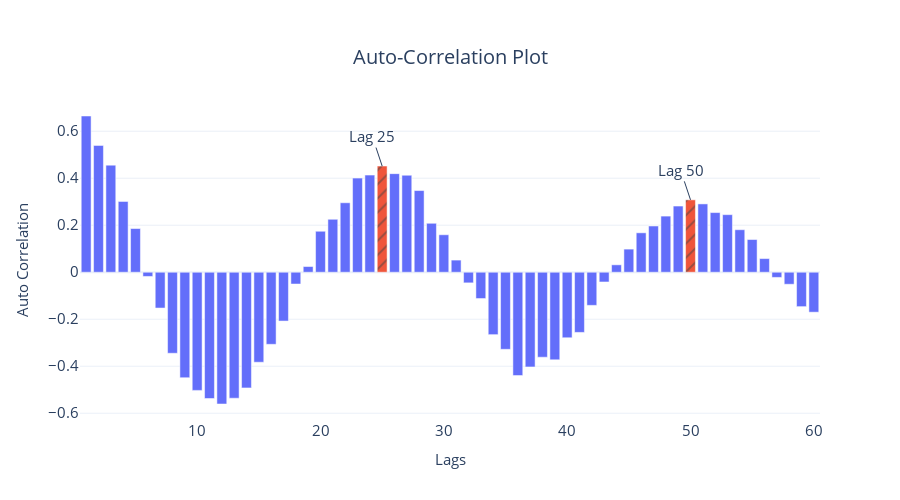

This figure's notebook cell:
### Code cell
fig = px.bar(plot_df, x="x", y="y", pattern_shape="seasonal_lag", color="seasonal_lag", title="Auto-Correlation Plot")
fig.add_annotation(x=25, y=r[24], text="Lag 25")
fig.add_annotation(x=50, y=r[49], text="Lag 50")
fig.update_layout(
            showlegend = False,
            autosize=False,
            width=900,
            height=500,
            title={
            'x':0.5,
            'xanchor': 'center',
            'yanchor': 'top'},
            titlefont={
                "size": 20
            },
            yaxis=dict(
                title_text="Auto Correlation",
                titlefont=dict(size=15),
                tickfont=dict(size=15),
            ),
            xaxis=dict(
                title_text="Lags",
                titlefont=dict(size=15),
                tickfont=dict(size=15),
            )
        )
fig.update_annotations(font_size=15)
fig.write_image("imgs/chapter_6/acf_plot.png")
fig.show()

### Figure 1 — Plotly figure (JSON) as saved in the notebook; plotly's stock layout.template omitted (floating-point values rounded to 4 significant figures)
{"data": [{"alignmentgroup": "True", "hovertemplate": "seasonal_lag=False<br>x=%{x}<br>y=%{y}<extra></extra>", "legendgroup": "False", "marker": {"color": "#636efa", "pattern": {"shape": ""}}, "name": "False", "offsetgroup": "False", "orientation": "v", "showlegend": true, "textposition": "auto", "type": "bar", "x": [1, 2, 3, 4, 5, 6, 7, 8, 9, 10, 11, 12, 13, 14, 15, 16, 17, 18, 19, 20, 21, 22, 23, 24, 26, 27, 28, 29, 30, 31, 32, 33, 34, 35, 36, 37, 38, 39, 40, 41, 42, 43, 44, 45, 46, 47, 48, 49, 51, 52, 53, 54, 55, 56, 57, 58, 59, 60], "xaxis": "x", "y": [0.6649, 0.5397, 0.4558, 0.3011, 0.1859, -0.01787, -0.1524, -0.3448, -0.4489, -0.5028, -0.5374, -0.5607, -0.5361, -0.4921, -0.383, -0.3067, -0.2077, -0.05019, 0.02421, 0.1744, 0.2254, 0.2957, 0.4005, 0.4133, 0.4195, 0.4127, 0.3476, 0.2083, 0.1595, 0.05169, -0.04522, -0.1119, -0.2656, -0.3279, -0.4398, -0.4029, -0.3616, -0.373, -0.2788, -0.256, -0.1409, -0.04142, 0.03157, 0.09839, 0.1678, 0.1967, 0.2389, 0.2817, 0.2908, 0.2539, 0.245, 0.1809, 0.1391, 0.05812, -0.02198, -0.0511, -0.1464, -0.17], "yaxis": "y"}, {"alignmentgroup": "True", "hovertemplate": "seasonal_lag=True<br>x=%{x}<br>y=%{y}<extra></extra>", "legendgroup": "True", "marker": {"color": "#EF553B", "pattern": {"shape": "/"}}, "name": "True", "offsetgroup": "True", "orientation": "v", "showlegend": true, "textposition": "auto", "type": "bar", "x": [25, 50], "xaxis": "x", "y": [0.4518, 0.3081], "yaxis": "y"}], "layout": {"annotations": [{"font": {"size": 15}, "text": "Lag 25", "x": 25, "y": 0.4518}, {"font": {"size": 15}, "text": "Lag 50", "x": 50, "y": 0.3081}], "autosize": false, "barmode": "relative", "height": 500, "legend": {"title": {"text": "seasonal_lag"}, "tracegroupgap": 0}, "showlegend": false, "title": {"font": {"size": 20}, "text": "Auto-Correlation Plot", "x": 0.5, "xanchor": "center", "yanchor": "top"}, "width": 900, "xaxis": {"anchor": "y", "domain": [0, 1], "tickfont": {"size": 15}, "title": {"font": {"size": 15}, "text": "Lags"}}, "yaxis": {"anchor": "x", "domain": [0, 1], "tickfont": {"size": 15}, "title": {"font": {"size": 15}, "text": "Auto Correlation"}}}}
